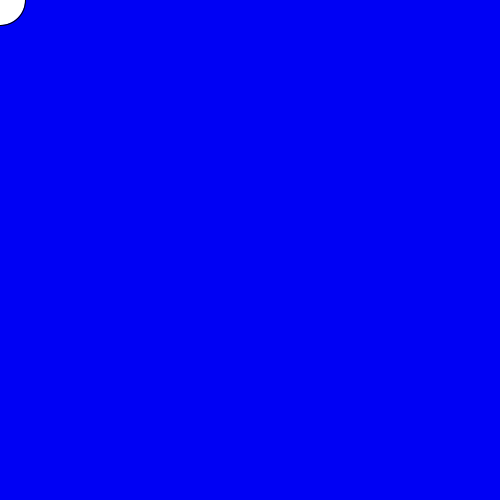
Frame 1 (no input)
Frame 60 (the mouse pressed at the canvas centre just before this capture): identical to frame 1, image omitted
Frame 120 (the mouse held since frame 60 and released just before this capture): identical to frame 1, image omitted

The Processing sketch that drew this single still picture (run headless with seeded random() and noise(); from frame 60 on, the mouse is pressed at the canvas centre):

// Processing sketch: sketch_190127a
// ── sketch_190127a.pde
// 4. create three integer variables to  
    //    represent the x, y, and the size of the ellipse
    int x;
    int y;
    int w;
    int h;
    int distance;
    
    void setup() {
    size(500,500);

    x=(int)Math.random()*500;
    y=(int)Math.random()*500;
    w=50;
    h=50;
    }
    
    void draw() {
       background(500,500);
      
      //3. draw an ellipse. Make sure it fits in the window.
      ellipse(x,y,w,h);
      //5. use the variables created in step 4 in place of the numbers
      //   in your ellipse
    
    }
    
    void mousePressed() {
      //6a. create an integer variable called distance
      //6b. use the getDistance method to initialize your varible
      //    use the mouse's x and y and the x and y of your ellipse 
     distance=getDistance(mouseX,mouseY,x,y);
      //7. print the distance variable
    print(distance);
      
      //8a. make an if statement to check if the distance variable
      //   is within the size of the ellipse
      if(distance<25){
     print(" Shreks are eating Donkey. ");
      }
        //8b.  set the x and y of the ellipse to a random location on the window
       
      
    }
    
    int getDistance(int x1, int y1, int x2, int y2) {
      return (int)Math.sqrt(Math.pow((x1-x2),2) + Math.pow((y1-y2),2));
    }
    
